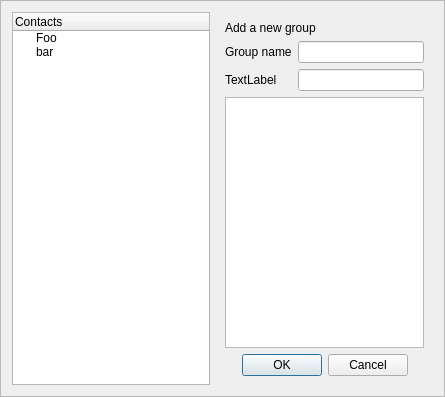
<?xml version="1.0" encoding="UTF-8"?>
<ui version="4.0">
 <class>bodyaddgroup</class>
 <widget class="QFrame" name="bodyaddgroup">
  <property name="geometry">
   <rect>
    <x>0</x>
    <y>0</y>
    <width>445</width>
    <height>397</height>
   </rect>
  </property>
  <property name="windowTitle">
   <string>Widget</string>
  </property>
  <property name="windowIcon">
   <iconset resource="../share/img/client.qrc">
    <normaloff>:/tools/root_notconnected.png</normaloff>:/tools/root_notconnected.png</iconset>
  </property>
  <property name="frameShape">
   <enum>QFrame::StyledPanel</enum>
  </property>
  <layout class="QGridLayout" name="gridLayout">
   <item row="0" column="0" rowspan="2">
    <widget class="QTreeWidget" name="listContacts">
     <column>
      <property name="text">
       <string>Contacts</string>
      </property>
     </column>
     <item>
      <property name="text">
       <string>Foo</string>
      </property>
     </item>
     <item>
      <property name="text">
       <string>bar</string>
      </property>
     </item>
    </widget>
   </item>
   <item row="0" column="1" rowspan="2">
    <widget class="QWidget" name="widget_2" native="true">
     <layout class="QGridLayout" name="gridLayout_2">
      <item row="2" column="0">
       <widget class="QLabel" name="label_2">
        <property name="text">
         <string>TextLabel</string>
        </property>
       </widget>
      </item>
      <item row="2" column="1">
       <widget class="QLineEdit" name="lineEdit_2"/>
      </item>
      <item row="1" column="0">
       <widget class="QLabel" name="label">
        <property name="text">
         <string>Group name</string>
        </property>
       </widget>
      </item>
      <item row="1" column="1">
       <widget class="QLineEdit" name="groupName"/>
      </item>
      <item row="4" column="0" colspan="2">
       <widget class="QDialogButtonBox" name="isOk">
        <property name="standardButtons">
         <set>QDialogButtonBox::Cancel|QDialogButtonBox::Ok</set>
        </property>
        <property name="centerButtons">
         <bool>true</bool>
        </property>
       </widget>
      </item>
      <item row="0" column="0" colspan="2">
       <widget class="QLabel" name="label_3">
        <property name="text">
         <string>Add a new group</string>
        </property>
        <property name="textFormat">
         <enum>Qt::AutoText</enum>
        </property>
        <property name="scaledContents">
         <bool>false</bool>
        </property>
        <property name="alignment">
         <set>Qt::AlignLeading|Qt::AlignLeft|Qt::AlignTop</set>
        </property>
       </widget>
      </item>
      <item row="3" column="0" colspan="2">
       <widget class="QTreeView" name="newContact"/>
      </item>
     </layout>
    </widget>
   </item>
  </layout>
 </widget>
 <resources>
  <include location="../share/img/client.qrc"/>
 </resources>
 <connections/>
</ui>
